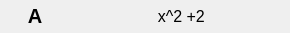
<?xml version="1.0" encoding="UTF-8"?>
<ui version="4.0">
 <class>figure_item</class>
 <widget class="QWidget" name="figure_item">
  <property name="geometry">
   <rect>
    <x>0</x>
    <y>0</y>
    <width>290</width>
    <height>33</height>
   </rect>
  </property>
  <property name="windowTitle">
   <string>Form</string>
  </property>
  <widget class="QWidget" name="layoutWidget">
   <property name="geometry">
    <rect>
     <x>0</x>
     <y>0</y>
     <width>291</width>
     <height>32</height>
    </rect>
   </property>
   <layout class="QHBoxLayout" name="horizontalLayout_2">
    <item>
     <widget class="QLabel" name="figure_name">
      <property name="minimumSize">
       <size>
        <width>70</width>
        <height>30</height>
       </size>
      </property>
      <property name="maximumSize">
       <size>
        <width>70</width>
        <height>16777215</height>
       </size>
      </property>
      <property name="font">
       <font>
        <pointsize>15</pointsize>
        <bold>true</bold>
       </font>
      </property>
      <property name="text">
       <string>A</string>
      </property>
      <property name="alignment">
       <set>Qt::AlignCenter</set>
      </property>
     </widget>
    </item>
    <item>
     <widget class="QLabel" name="equation">
      <property name="minimumSize">
       <size>
        <width>0</width>
        <height>30</height>
       </size>
      </property>
      <property name="font">
       <font>
        <pointsize>12</pointsize>
       </font>
      </property>
      <property name="text">
       <string>x^2 +2 </string>
      </property>
      <property name="alignment">
       <set>Qt::AlignCenter</set>
      </property>
     </widget>
    </item>
   </layout>
  </widget>
 </widget>
 <resources/>
 <connections/>
</ui>
